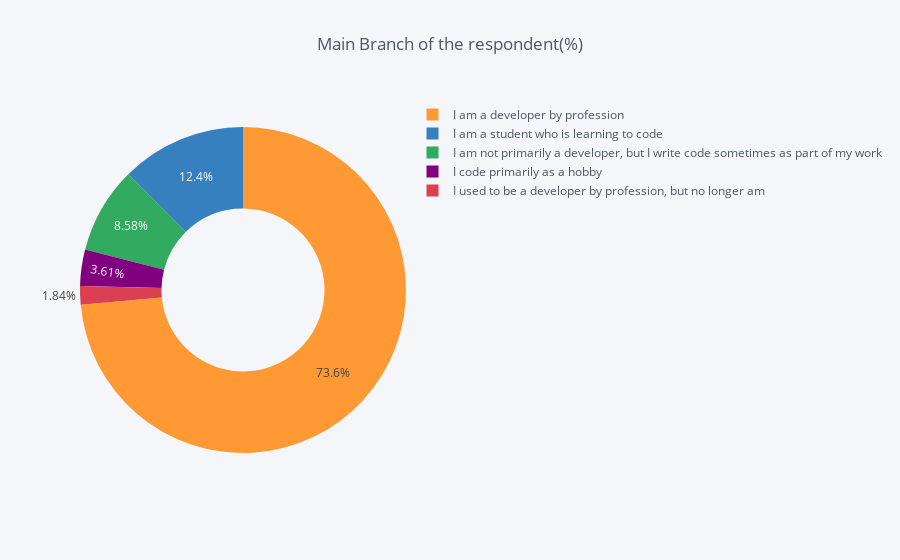

The notebook cell this image was saved under:
### Markdown cell above
### Data Exploration

### Code cell
temp = data['MainBranch'].value_counts()
df = pd.DataFrame({'labels': temp.index,
                   'values': temp.values
                  })
df.iplot(kind='pie',labels='labels',values='values', 
         title='Main Branch of the respondent(%)', hole = 0.5)

### Figure 1 — Plotly figure (JSON) as saved in the notebook; plotly's stock layout.template omitted (floating-point values rounded to 4 significant figures)
{"data": [{"hole": 0.5, "labels": ["I am a developer by profession", "I am a student who is learning to code", "I am not primarily a developer, but I write code sometimes as part of my work", "I code primarily as a hobby", "I used to be a developer by profession, but no longer am"], "marker": {"colors": ["rgba(255, 153, 51, 1.0)", "rgba(55, 128, 191, 1.0)", "rgba(50, 171, 96, 1.0)", "rgba(128, 0, 128, 1.0)", "rgba(219, 64, 82, 1.0)"]}, "name": "", "type": "pie", "values": [47193, 7970, 5502, 2314, 1183]}], "layout": {"legend": {"bgcolor": "#F5F6F9", "font": {"color": "#4D5663"}}, "paper_bgcolor": "#F5F6F9", "plot_bgcolor": "#F5F6F9", "title": "Main Branch of the respondent(%)", "titlefont": {"color": "#4D5663"}}}
